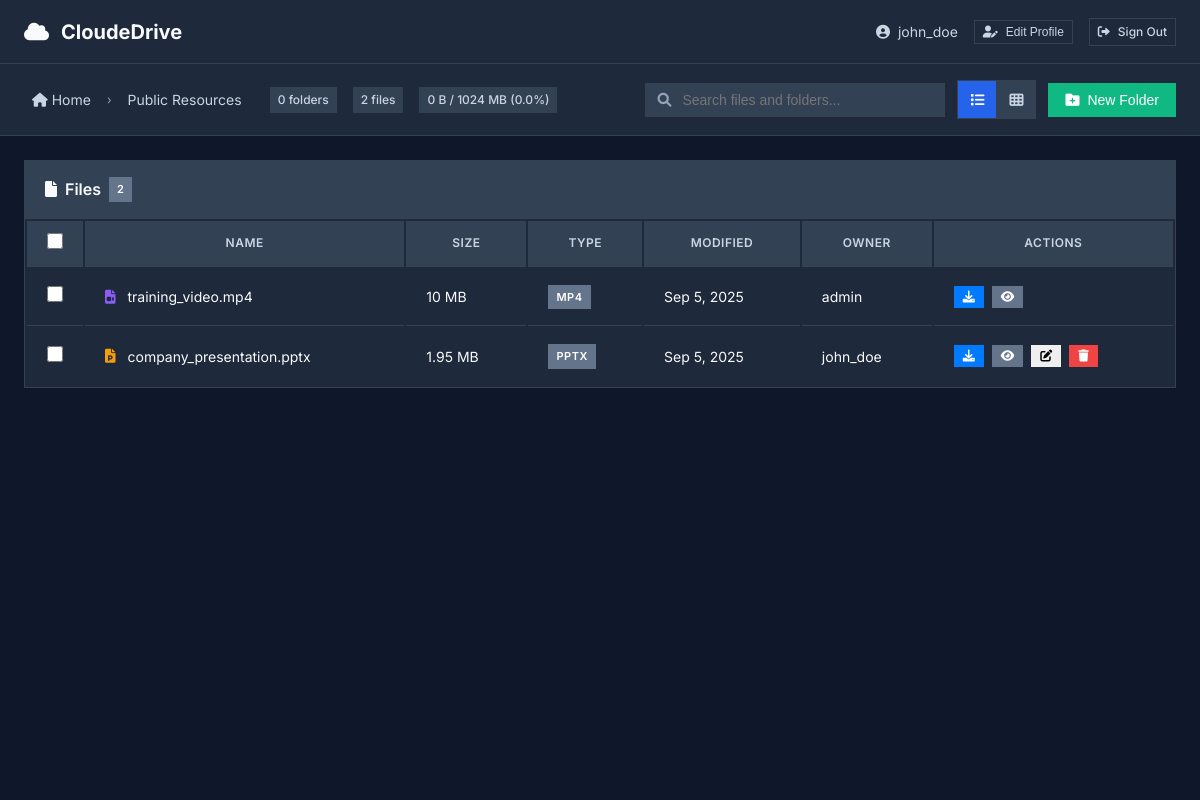
The page /index.php?folder=10 (signed in) on the database its author committed.
### tables this page shows
CREATE TABLE `users` (
  `id` int(11) NOT NULL,
  `username` varchar(50) NOT NULL,
  `email` varchar(100) NOT NULL,
  `password` varchar(255) NOT NULL,
  `role` enum('admin','user') DEFAULT 'user',
  `storage_limit` bigint(20) DEFAULT 10737418240,
  `used_storage` bigint(20) DEFAULT 0,
  `created_at` timestamp NOT NULL DEFAULT current_timestamp(),
  `updated_at` timestamp NOT NULL DEFAULT current_timestamp() ON UPDATE current_timestamp()
);

CREATE TABLE `folders` (
  `id` int(11) NOT NULL,
  `name` varchar(255) NOT NULL,
  `parent_id` int(11) DEFAULT NULL,
  `owner_id` int(11) NOT NULL,
  `is_shared` tinyint(1) DEFAULT 0,
  `created_at` timestamp NOT NULL DEFAULT current_timestamp(),
  `updated_at` timestamp NOT NULL DEFAULT current_timestamp() ON UPDATE current_timestamp()
);

CREATE TABLE `files` (
  `id` int(11) NOT NULL,
  `original_name` varchar(255) NOT NULL,
  `file_name` varchar(255) NOT NULL,
  `file_path` varchar(500) NOT NULL,
  `file_size` bigint(20) NOT NULL,
  `file_type` varchar(100) NOT NULL,
  `mime_type` varchar(100) NOT NULL,
  `folder_id` int(11) DEFAULT NULL,
  `uploaded_by` int(11) NOT NULL,
  `upload_date` timestamp NOT NULL DEFAULT current_timestamp(),
  `is_deleted` tinyint(1) DEFAULT 0
);

### index.php (the view, shortened to what the rows shown need)
<?php
require_once 'classes/User.php';
require_once 'classes/FileManager.php';
require_once 'classes/FolderManager.php';
require_once 'config/database.php';
$user = new User();
$fileManager = new FileManager();
$folderManager = new FolderManager();
$currentUser = $user->getCurrentUser();
$folderId = $_GET['folder'] ?? null;
$folderPage = max(1, (int)($_GET['folder_page'] ?? 1));
$filePage = max(1, (int)($_GET['file_page'] ?? 1));
$perPage = (int)($_GET['per_page'] ?? 20);
$perPage = in_array($perPage, [20, 50, 100, 200]) ? $perPage : 20;
$foldersResult = $folderManager->getFolders($folderId, null, $folderPage, $perPage);
$filesResult = $fileManager->getFiles($folderId, null, $filePage, $perPage);
$folders = $foldersResult['folders'] ?? [];
$files = $filesResult['files'] ?? [];
$folderPagination = [
    'current' => $foldersResult['currentPage'] ?? 1,
    'total' => $foldersResult['total'] ?? 0,
    'hasMore' => $foldersResult['hasMore'] ?? false,
    'perPage' => $foldersResult['perPage'] ?? $perPage
];
$filePagination = [
    'current' => $filesResult['currentPage'] ?? 1,
    'total' => $filesResult['total'] ?? 0,
    'hasMore' => $filesResult['hasMore'] ?? false,
    'perPage' => $filesResult['perPage'] ?? $perPage
];
$breadcrumb = $folderId ? $folderManager->getFolderBreadcrumb($folderId) : [];
$storageInfo = $user->getUserStorageInfo($currentUser['id']);
$storageUsedPercent = $storageInfo ? ($storageInfo['used_storage'] / $storageInfo['storage_limit']) * 100 : 0;
?>
<!DOCTYPE html>
<html lang="en">
<head>
    <link href="https://cdnjs.cloudflare.com/ajax/libs/font-awesome/6.0.0/css/all.min.css" rel="stylesheet">
    <link href="assets/css/style.css" rel="stylesheet">
</head>
<body>
    <div class="main-layout">
        <nav class="navbar-professional">
            <div class="navbar-content">
                <div class="navbar-actions">
                    <div class="user-info">
                        <i class="fas fa-user-circle"></i>
                        <span><?php echo htmlspecialchars($currentUser['username']); ?></span>
                    </div>
                </div>
            </div>
        </nav>
        <div class="toolbar">
            <div class="toolbar-content">
                <div class="toolbar-left">
                    <nav class="breadcrumb-nav">
                        <div class="breadcrumb-item">
                            <a href="index.php">
                            </a>
                        </div>
                        <?php foreach ($breadcrumb as $crumb): ?>
                            <span class="breadcrumb-separator">›</span>
                            <div class="breadcrumb-item">
                                <a href="index.php?folder=<?php echo $crumb['id']; ?>">
                                    <?php echo htmlspecialchars($crumb['name']); ?>
                                </a>
                            </div>
                        <?php endforeach; ?>
                    </nav>
                    <div class="stats-info">
                        <span class="stat-badge">
                            <?php echo $folderPagination['total']; ?> folders<?php echo $folderPagination['hasMore'] ? ' (showing first 200 max)' : ''; ?>
                        </span>
                        <span class="stat-badge">
                            <?php echo $filePagination['total']; ?> files<?php echo $filePagination['hasMore'] ? ' (showing first 200 max)' : ''; ?>
                        </span>
                        <?php if ($storageInfo): ?>
                            <span class="stat-badge">
                                <?php echo formatFileSize($storageInfo['used_storage']); ?> / <?php echo formatFileSize($storageInfo['storage_limit']); ?>
                                (<?php echo number_format($storageUsedPercent, 1); ?>%)
                            </span>
                        <?php endif; ?>
                    </div>
                </div>
            </div>
        </div>
        <div class="main-content">
            <?php if (!empty($folders) || !empty($files)): ?>
                <?php if (!empty($files)): ?>
                <div class="card-professional">
                    <div class="card-body">
                        <div id="filesTableView">
                            <table class="table-professional">
                                <thead>
                                    <tr>
                                        <th width="40">
                                            <input type="checkbox" id="selectAllFiles" onchange="toggleSelectAll('file')" title="Select All">
                                        </th>
                                        <th>Name</th>
                                        <th>Size</th>
                                        <th>Type</th>
                                        <th>Modified</th>
                                        <th>Owner</th>
                                        <th>Actions</th>
                                    </tr>
                                </thead>
                                <tbody>
                                    <?php foreach ($files as $file): ?>
                                    <tr>
                                        <td>
                                            <input type="checkbox" class="file-checkbox" value="<?php echo $file['id']; ?>" onchange="updateMultiSelectControls('file')">
                                        </td>
                                        <td>
                                            <div class="d-flex align-items-center">
                                                <i class="<?php echo getFileIcon($file['file_type']); ?>" style="color: <?php echo getFileColor($file['file_type']); ?>; margin-right: 12px;"></i>
                                                <span><?php echo htmlspecialchars($file['original_name']); ?></span>
                                            </div>
                                        </td>
                                        <td><?php echo formatFileSize($file['file_size']); ?></td>
                                        <td>
                                            <span class="badge-professional badge-secondary"><?php echo strtoupper($file['file_type']); ?></span>
                                        </td>
                                        <td><?php echo date('M j, Y', strtotime($file['upload_date'])); ?></td>
                                        <td><?php echo htmlspecialchars($file['uploaded_by_name']); ?></td>
                                        <td>
                                            <div class="d-flex" style="gap: 8px;">
                                                <button class="btn-professional btn-primary btn-sm" onclick="downloadFile(<?php echo $file['id']; ?>)" title="Download">
                                                    <i class="fas fa-download"></i>
                                                </button>
                                                <button class="btn-professional btn-secondary btn-sm" onclick="previewFile(<?php echo $file['id']; ?>)" title="Preview">
                                                    <i class="fas fa-eye"></i>
                                                </button>
                                                <?php if ($currentUser['role'] === 'admin' || $file['uploaded_by'] == $currentUser['id']): ?>
                                                    <button class="btn-professional btn-info btn-sm" onclick="renameFile(<?php echo $file['id']; ?>, '<?php echo htmlspecialchars($file['original_name'], ENT_QUOTES); ?>')" title="Rename">
                                                        <i class="fas fa-edit"></i>
                                                    </button>
                                                <?php endif; ?>
                                                <?php if ($currentUser['role'] === 'admin' || $file['uploaded_by'] == $currentUser['id'] || $file['can_delete_file']): ?>
                                                    <button class="btn-professional btn-danger btn-sm" onclick="showDeleteConfirmation('file', <?php echo $file['id']; ?>, '<?php echo htmlspecialchars($file['original_name'], ENT_QUOTES); ?>', 'Size: <?php echo formatFileSize($file['file_size']); ?>')" title="Delete">
                                                        <i class="fas fa-trash"></i>
                                                    </button>
                                                <?php endif; ?>
                                            </div>
                                        </td>
                                    </tr>
                                    <?php endforeach; ?>
                                </tbody>
                            </table>
                        </div>
                    </div>
                </div>
                <?php endif; ?>
            <?php endif; ?>
        </div>
    </div>
</body>
</html>
<?php
function getFileIcon($fileType) {
    $icons = [
        'pdf' => 'fas fa-file-pdf',
        'doc' => 'fas fa-file-word',
        'docx' => 'fas fa-file-word',
        'xls' => 'fas fa-file-excel',
        'xlsx' => 'fas fa-file-excel',
        'ppt' => 'fas fa-file-powerpoint',
        'pptx' => 'fas fa-file-powerpoint',
        'txt' => 'fas fa-file-alt',
        'jpg' => 'fas fa-file-image',
        'jpeg' => 'fas fa-file-image',
        'png' => 'fas fa-file-image',
        'gif' => 'fas fa-file-image',
        'mp4' => 'fas fa-file-video',
        'avi' => 'fas fa-file-video',
        'mov' => 'fas fa-file-video',
        'mp3' => 'fas fa-file-audio',
        'wav' => 'fas fa-file-audio',
        'zip' => 'fas fa-file-archive',
        'rar' => 'fas fa-file-archive',
        'html' => 'fas fa-file-code',
        'css' => 'fas fa-file-code',
        'js' => 'fas fa-file-code',
        'php' => 'fas fa-file-code',
        'py' => 'fas fa-file-code',
        'java' => 'fas fa-file-code'
    ];
    return $icons[$fileType] ?? 'fas fa-file';
}
function getFileColor($fileType) {
    $colors = [
        'pdf' => '#ef4444',
        'doc' => '#3b82f6',
        'docx' => '#3b82f6',
        'xls' => '#10b981',
        'xlsx' => '#10b981',
        'ppt' => '#f59e0b',
        'pptx' => '#f59e0b',
        'txt' => '#6b7280',
        'jpg' => '#06b6d4',
        'jpeg' => '#06b6d4',
        'png' => '#06b6d4',
        'gif' => '#06b6d4',
        'mp4' => '#8b5cf6',
        'avi' => '#8b5cf6',
        'mov' => '#8b5cf6',
        'mp3' => '#ec4899',
        'wav' => '#ec4899',
        'zip' => '#f59e0b',
        'rar' => '#f59e0b',
        'html' => '#ef4444',
        'css' => '#3b82f6',
        'js' => '#f59e0b',
        'php' => '#8b5cf6',
        'py' => '#10b981',
        'java' => '#f97316'
    ];
    return $colors[$fileType] ?? '#6b7280';
}
function formatFileSize($bytes) {
    $units = ['B', 'KB', 'MB', 'GB', 'TB'];
    for ($i = 0; $bytes > 1024 && $i < count($units) - 1; $i++) {
        $bytes /= 1024;
    }
    return round($bytes, 2) . ' ' . $units[$i];
}
?>

### rows shown on the page
users: username "john_doe", used_storage "0 B", storage_limit "1024 MB", storageUsedPercent "0.0"
folders: name "Public Resources"
files: original_name "training_video.mp4", file_size "10 MB", file_type "MP4", upload_date "Sep 5, 2025", uploaded_by.username "admin"
files: original_name "company_presentation.pptx", file_size "1.95 MB", file_type "PPTX", upload_date "Sep 5, 2025", uploaded_by.username "john_doe"

### other values the page prints
$folderPagination['total'] "0"
$filePagination['total'] "2"
